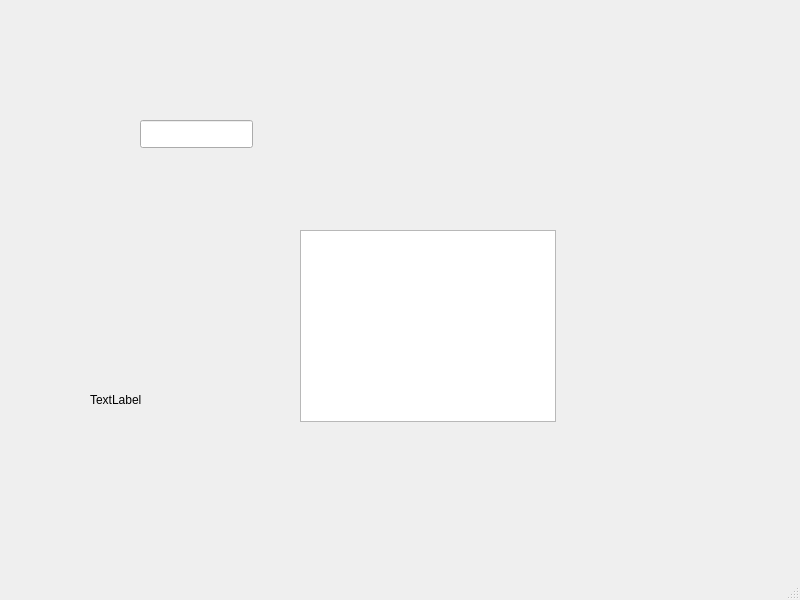
<?xml version="1.0" encoding="UTF-8"?>
<ui version="4.0">
 <class>MainWindow</class>
 <widget class="QMainWindow" name="MainWindow">
  <property name="geometry">
   <rect>
    <x>0</x>
    <y>0</y>
    <width>800</width>
    <height>600</height>
   </rect>
  </property>
  <property name="windowTitle">
   <string>MainWindow</string>
  </property>
  <widget class="QWidget" name="centralwidget">
   <widget class="QTextBrowser" name="textBrowser">
    <property name="geometry">
     <rect>
      <x>300</x>
      <y>230</y>
      <width>256</width>
      <height>192</height>
     </rect>
    </property>
   </widget>
   <widget class="QLabel" name="label">
    <property name="geometry">
     <rect>
      <x>90</x>
      <y>390</y>
      <width>63</width>
      <height>20</height>
     </rect>
    </property>
    <property name="text">
     <string>TextLabel</string>
    </property>
   </widget>
   <widget class="QLineEdit" name="lineEdit">
    <property name="geometry">
     <rect>
      <x>140</x>
      <y>120</y>
      <width>113</width>
      <height>28</height>
     </rect>
    </property>
   </widget>
  </widget>
  <widget class="QMenuBar" name="menubar">
   <property name="geometry">
    <rect>
     <x>0</x>
     <y>0</y>
     <width>800</width>
     <height>25</height>
    </rect>
   </property>
  </widget>
  <widget class="QStatusBar" name="statusbar"/>
 </widget>
 <resources/>
 <connections/>
</ui>
